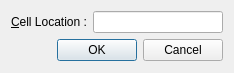
<?xml version="1.0" encoding="UTF-8"?>
<ui version="4.0">
 <class>GoDialog</class>
 <widget class="QDialog" name="GoDialog">
  <property name="geometry">
   <rect>
    <x>0</x>
    <y>0</y>
    <width>234</width>
    <height>73</height>
   </rect>
  </property>
  <property name="windowTitle">
   <string>Dialog</string>
  </property>
  <layout class="QVBoxLayout" name="verticalLayout_2">
   <item>
    <layout class="QVBoxLayout" name="verticalLayout">
     <item>
      <layout class="QHBoxLayout" name="horizontalLayout_2">
       <item>
        <widget class="QLabel" name="label">
         <property name="text">
          <string>&amp;Cell Location :</string>
         </property>
         <property name="buddy">
          <cstring>lineEdit</cstring>
         </property>
        </widget>
       </item>
       <item>
        <widget class="QLineEdit" name="lineEdit"/>
       </item>
      </layout>
     </item>
     <item>
      <layout class="QHBoxLayout" name="horizontalLayout">
       <item>
        <spacer name="horizontalSpacer">
         <property name="orientation">
          <enum>Qt::Horizontal</enum>
         </property>
         <property name="sizeHint" stdset="0">
          <size>
           <width>40</width>
           <height>20</height>
          </size>
         </property>
        </spacer>
       </item>
       <item>
        <widget class="QPushButton" name="okbutton">
         <property name="text">
          <string>OK</string>
         </property>
        </widget>
       </item>
       <item>
        <widget class="QPushButton" name="cancelbutton">
         <property name="text">
          <string>Cancel</string>
         </property>
        </widget>
       </item>
      </layout>
     </item>
    </layout>
   </item>
  </layout>
 </widget>
 <resources/>
 <connections>
  <connection>
   <sender>okbutton</sender>
   <signal>clicked()</signal>
   <receiver>GoDialog</receiver>
   <slot>accept()</slot>
   <hints>
    <hint type="sourcelabel">
     <x>85</x>
     <y>47</y>
    </hint>
    <hint type="destinationlabel">
     <x>25</x>
     <y>44</y>
    </hint>
   </hints>
  </connection>
  <connection>
   <sender>cancelbutton</sender>
   <signal>clicked()</signal>
   <receiver>GoDialog</receiver>
   <slot>reject()</slot>
   <hints>
    <hint type="sourcelabel">
     <x>183</x>
     <y>55</y>
    </hint>
    <hint type="destinationlabel">
     <x>224</x>
     <y>60</y>
    </hint>
   </hints>
  </connection>
 </connections>
</ui>
